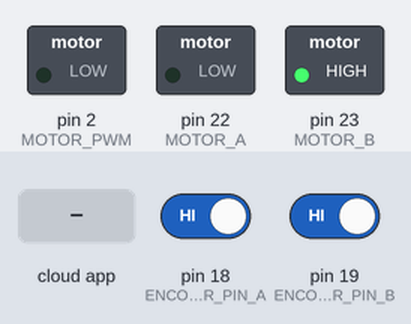
Bench run of a sketch on a simulated Arduino Mega 2560, built with avr-gcc and run on an emulated ATmega2560. Parts: switched loads named in the sketch (green lamp = pin HIGH). The test bench sets the inputs (shaded band); at power-on: pin 18 (ENCODER_PIN_A) HIGH, pin 19 (ENCODER_PIN_B) HIGH. The ROS host is connected and sends only what is stated.

Above: at 1.2 s.
1.3 s: the phone or cloud app sets motor_input to -100
At 2.4 s:
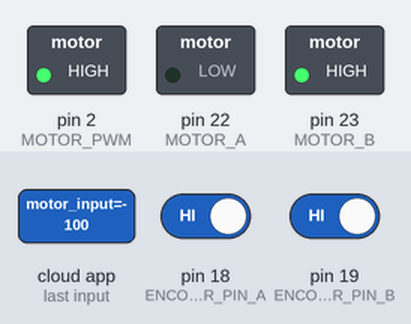
2.8 s: the phone or cloud app sets motor_input to 100
At 3.3 s:
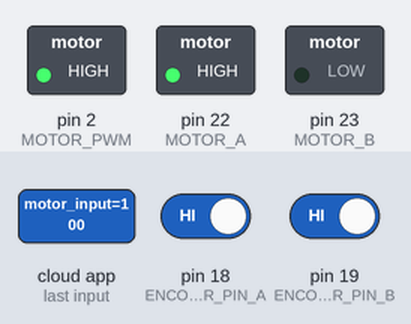
Timing chart, 0 to 9.3 s (numbered marks = the images above; inputs shaded):
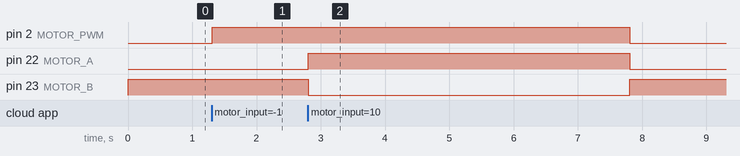

Measured:
- after the input at 1.3 s, pin 2 (MOTOR_PWM): LOW → HIGH at once
- after the input at 2.8 s, pin 2 (MOTOR_PWM): HIGH → LOW after 5.0 s instead of 3.5 s; pin 22 (MOTOR_A): LOW → HIGH at once, → LOW 5.0 s later; pin 23 (MOTOR_B): HIGH → LOW at once, → HIGH 5.0 s later

The sketch:

motor.ino
```cpp
#include <Arduino.h>
#include <ros.h>
#include <math.h>
#include <std_msgs/Float32.h>

//ROS node handler
ros::NodeHandle nh;

// Pin definitions
const int MOTOR_PWM = 2;
const int MOTOR_A = 22;
const int MOTOR_B = 23;
const int ENCODER_PIN_A = 18;
const int ENCODER_PIN_B = 19;

/**
 * Variables for encoder count and velocity calculations
 */
volatile int enc_count = 0;

int last_count = 0;
unsigned long last_enc_check = millis();

float update_encoder() {
  // Get last time upd encoder was ran
  unsigned long dt = millis() - last_enc_check;
  if (dt == 0) return 0;

  // Store count in a temporary (non volatile) variable
  int protCount;
  noInterrupts();
  protCount = enc_count;
  interrupts();

  // Velocity = delta count / delta time
  float velocity = (float)(protCount - last_count) / (float)dt;

  // Update last variables, to calculate deltas
  last_count = protCount;
  last_enc_check = millis();

  // Convert counts/ms to rotations/minute
  velocity *= 1000;
  velocity /= 35.0 * 13;  // Convert to rotations per sec
  velocity *= M_PI * 2;         // Convert to rad/s

  return velocity;
}

/**
 * Variables for calculating moving average
 */
constexpr static int moving_average_n = 10;
float moving_average_window[moving_average_n];
int moving_average_pos = 0;

// Computes a new, filtered velocity, uses a moving average
float filter_velocity(float new_velocity) {
  // Place new value into window
  moving_average_window[moving_average_pos++] = new_velocity;

  // Wrap window if exceeded
  if (moving_average_pos == moving_average_n) moving_average_pos = 0;

  // Calculate new average
  float sum = 0;
  for (int i = 0; i < moving_average_n; i++) {
    sum += moving_average_window[i];
  }

  return sum / (float)moving_average_n;
}

// If channel A leading B, CW, increment count, otherwise channel B leading A,
// CCW, decrement count
void isr_enc_A() {
  if (!digitalRead(ENCODER_PIN_B)) enc_count++;
}

void isr_enc_B() {
  if (!digitalRead(ENCODER_PIN_A)) enc_count--;
}

// Takes in -1 to 1 value, clamp it and write it to motor pwm, change direction
// to fwd or rvd

void write_motor(float val) {
  if (abs(val) > 1) val = copysign(1, val);  // Clamp value to -1 and 1

  digitalWrite(MOTOR_A, val > 0 ? HIGH : LOW);
  digitalWrite(MOTOR_B, val > 0 ? LOW : HIGH);
  analogWrite(MOTOR_PWM, abs(val) * 255);
}

//subscripition CAMBIAR TOPICO Y CALLBACK
ros::Subscriber<std_msgs::Float32> input_sub("motor_input", &input_cb);
std_msgs::Float32 motor_out_msg;
ros::Publisher motor_pub("motor_output", &motor_out_msg);
unsigned long last_msg_time = 0;

void input_cb(const std_msgs::Float32 & val){
  write_motor(val.data);
  last_msg_time = millis();
}

void setup() {
  // Init motor pins
  pinMode(MOTOR_PWM, OUTPUT);
  pinMode(MOTOR_A, OUTPUT);
  pinMode(MOTOR_B, OUTPUT);

  // Init enc pins
  pinMode(ENCODER_PIN_A, INPUT_PULLUP);
  pinMode(ENCODER_PIN_B, INPUT_PULLUP);

  // Attach enc interrupts
  attachInterrupt(digitalPinToInterrupt(ENCODER_PIN_A), isr_enc_A, RISING);
  attachInterrupt(digitalPinToInterrupt(ENCODER_PIN_B), isr_enc_B, RISING);

  // Initialize moving average window
  for (int i = 0; i < moving_average_n; i++) {
    moving_average_window[i] = 0;
  }

  //Initialize ROS Node
  nh.initNode();
  nh.subscribe(input_sub);
  nh.advertise(motor_pub);

  write_motor(0);
}

void loop() {
  float velocity = update_encoder();
  float filtered_velocity = filter_velocity(velocity);
  motor_out_msg.data = filtered_velocity;
  motor_pub.publish(&motor_out_msg);

    // Set motor to 0 when msg exceedes timeout
  if(millis() - last_msg_time > 5000){
    write_motor(0);
  }

  nh.spinOnce();
  delay(10);
}
```
